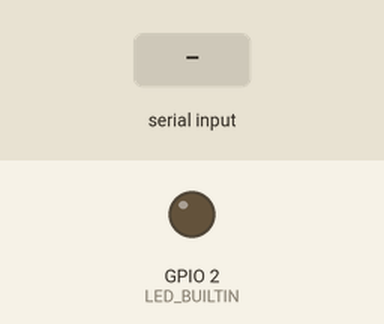
A sketch run on a simulated ESP32. Parts: output pins drawn as LEDs (lit = HIGH). Dashed ring = blinking. Inputs (shaded band) come from the test bench. I2S audio is not simulated (input reads silence); what the sketch prints to the serial monitor is not drawn.

Above: at 1.2 s.
1.3 s: "on\n" received over Serial
At 2.6 s:
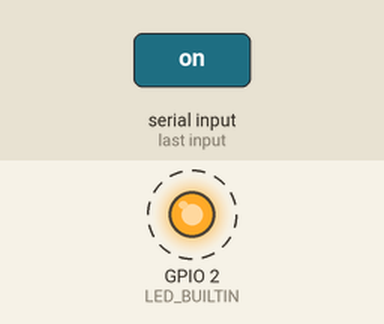
4.3 s: "off\n" received over Serial
At 5.1 s:
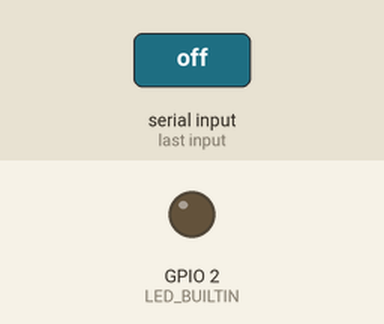
Timing chart, 0 to 7.3 s (numbered marks = the images above; inputs shaded):
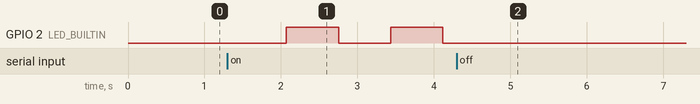

The sketch:

timerIsr_I2S_esp32.ino
```cpp
#include "esp_system.h"
#include "rom/ets_sys.h"
#include <driver/i2s.h>
#include "SPI.h"
#include "setupI2S.h"

#define LED_BUILTIN 2
#define TIME_TIMER (I2S_DMA_BUF_LEN * 1000000 / I2S_SAMPLE_RATE)

hw_timer_t* timer = NULL;
volatile bool has_expired = false;
volatile uint16_t i2s_value = 0;

void IRAM_ATTR timerInterrupcion() {
  has_expired = true;
}

void setup() {
  pinMode(LED_BUILTIN, OUTPUT);

  Serial.begin(115200);
  i2sInit();

  timer = timerBegin(0, 80, true);                        // Timer 0, divisor de reloj 80
  timerAttachInterrupt(timer, &timerInterrupcion, true);  // Adjuntar la función de manejo de interrupción
  timerAlarmWrite(timer, TIME_TIMER, true);               // Interrupción cada 1 segundo
}

void loop() {
  if (has_expired) {
    i2s_read(I2S_NUM_0, &buffer, sizeof(buffer), &bytes_read, portMAX_DELAY);
    for (int i = 0; i < I2S_DMA_BUF_LEN; i++) {
      Serial.println(buffer[i] & 0x0FFF);
    }
    digitalWrite(LED_BUILTIN, !digitalRead(LED_BUILTIN));
    has_expired = false;
  }

  if (Serial.available()) {
    String str = Serial.readStringUntil('\n');
    str.trim();
    if (str == "off") {
      timerAlarmDisable(timer);
      Serial.println("El temporizador ha sido desactivado");
    }
    if (str == "on") {
      Serial.println("Timer iniciado - Medición Iniciada");
      timerAlarmEnable(timer);
    }
  }
}
```

setupI2S.h
```cpp
#pragma once

// Definiciones para la configuración de I2S
#define I2S_SAMPLE_RATE (3000)
#define ADC_INPUT (ADC1_CHANNEL_4) // Pin 32
#define I2S_DMA_BUF_LEN (1024)

// Variables globales
size_t bytes_read;
uint16_t buffer[I2S_DMA_BUF_LEN] = {0};

// Inicialización de I2S
void i2sInit() {
  i2s_config_t i2s_config = {
    .mode = (i2s_mode_t)(I2S_MODE_MASTER | I2S_MODE_RX | I2S_MODE_ADC_BUILT_IN),
    .sample_rate =  I2S_SAMPLE_RATE,
    .bits_per_sample = I2S_BITS_PER_SAMPLE_16BIT,
    .channel_format = I2S_CHANNEL_FMT_RIGHT_LEFT,
    .communication_format = I2S_COMM_FORMAT_I2S_MSB,
    .intr_alloc_flags = ESP_INTR_FLAG_LEVEL1,
    .dma_buf_count = 2,
    .dma_buf_len = I2S_DMA_BUF_LEN,
    .use_apll = false,
    .tx_desc_auto_clear = false,
    .fixed_mclk = 0
  };

  i2s_driver_install(I2S_NUM_0, &i2s_config, 0, NULL);
  i2s_set_adc_mode(ADC_UNIT_1, ADC_INPUT);
  i2s_adc_enable(I2S_NUM_0);
  adc1_config_channel_atten(ADC_INPUT, ADC_ATTEN_DB_11);
}
```

Measured:
- after the input at 1.3 s, GPIO 2 (LED_BUILTIN): alternates HIGH for 0.68 s and LOW for 0.68 s, starting after 0.77 s
- after the input at 4.3 s, GPIO 2 (LED_BUILTIN): stops changing and stays LOW
